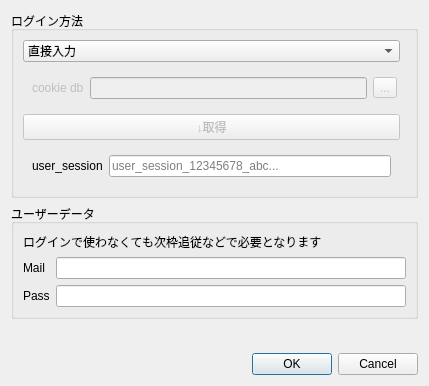
<?xml version="1.0" encoding="UTF-8"?>
<ui version="4.0">
 <class>AccountWindow</class>
 <widget class="QDialog" name="AccountWindow">
  <property name="geometry">
   <rect>
    <x>0</x>
    <y>0</y>
    <width>429</width>
    <height>386</height>
   </rect>
  </property>
  <property name="windowTitle">
   <string>アカウント設定</string>
  </property>
  <layout class="QVBoxLayout" name="verticalLayout">
   <item>
    <widget class="QGroupBox" name="loginWay">
     <property name="title">
      <string>ログイン方法</string>
     </property>
     <layout class="QGridLayout" name="gridLayout_2">
      <item row="3" column="0">
       <widget class="QWidget" name="usersession_groupe" native="true">
        <layout class="QHBoxLayout" name="horizontalLayout">
         <item>
          <widget class="QLabel" name="usersession_label">
           <property name="text">
            <string>user_session</string>
           </property>
           <property name="buddy">
            <cstring>usersession</cstring>
           </property>
          </widget>
         </item>
         <item>
          <widget class="QLineEdit" name="usersession">
           <property name="placeholderText">
            <string>user_session_12345678_abc...</string>
           </property>
          </widget>
         </item>
        </layout>
       </widget>
      </item>
      <item row="1" column="0" colspan="2">
       <widget class="QWidget" name="cookie_group" native="true">
        <property name="enabled">
         <bool>false</bool>
        </property>
        <layout class="QGridLayout" name="gridLayout_4">
         <item row="1" column="1">
          <widget class="QLineEdit" name="cookiesetting_filename"/>
         </item>
         <item row="1" column="0">
          <widget class="QLabel" name="cookiesetting_file_label">
           <property name="text">
            <string>cookie db</string>
           </property>
          </widget>
         </item>
         <item row="1" column="2">
          <widget class="QToolButton" name="cookiesetting_file_open_button">
           <property name="text">
            <string>...</string>
           </property>
          </widget>
         </item>
        </layout>
       </widget>
      </item>
      <item row="0" column="0">
       <widget class="QComboBox" name="login_way_combo">
        <item>
         <property name="text">
          <string>直接入力</string>
         </property>
        </item>
        <item>
         <property name="text">
          <string>firefox</string>
         </property>
        </item>
        <item>
         <property name="text">
          <string>コメビュからログイン</string>
         </property>
        </item>
       </widget>
      </item>
      <item row="2" column="0">
       <widget class="QPushButton" name="get_session">
        <property name="enabled">
         <bool>false</bool>
        </property>
        <property name="text">
         <string>↓取得</string>
        </property>
       </widget>
      </item>
     </layout>
    </widget>
   </item>
   <item>
    <widget class="QGroupBox" name="userdata">
     <property name="title">
      <string>ユーザーデータ</string>
     </property>
     <layout class="QFormLayout" name="formLayout_3">
      <property name="fieldGrowthPolicy">
       <enum>QFormLayout::AllNonFixedFieldsGrow</enum>
      </property>
      <item row="1" column="0">
       <widget class="QLabel" name="label">
        <property name="text">
         <string>Mail</string>
        </property>
        <property name="buddy">
         <cstring>userdata_mail</cstring>
        </property>
       </widget>
      </item>
      <item row="1" column="1">
       <widget class="QLineEdit" name="userdata_mail"/>
      </item>
      <item row="2" column="0">
       <widget class="QLabel" name="label_2">
        <property name="text">
         <string>Pass</string>
        </property>
        <property name="buddy">
         <cstring>userdata_pass</cstring>
        </property>
       </widget>
      </item>
      <item row="2" column="1">
       <widget class="QLineEdit" name="userdata_pass"/>
      </item>
      <item row="0" column="0" colspan="2">
       <widget class="QLabel" name="label_3">
        <property name="text">
         <string>ログインで使わなくても次枠追従などで必要となります</string>
        </property>
       </widget>
      </item>
     </layout>
    </widget>
   </item>
   <item>
    <spacer name="verticalSpacer">
     <property name="orientation">
      <enum>Qt::Vertical</enum>
     </property>
     <property name="sizeHint" stdset="0">
      <size>
       <width>20</width>
       <height>1</height>
      </size>
     </property>
    </spacer>
   </item>
   <item>
    <widget class="QDialogButtonBox" name="buttonBox">
     <property name="orientation">
      <enum>Qt::Horizontal</enum>
     </property>
     <property name="standardButtons">
      <set>QDialogButtonBox::Cancel|QDialogButtonBox::Ok</set>
     </property>
    </widget>
   </item>
  </layout>
 </widget>
 <resources/>
 <connections>
  <connection>
   <sender>buttonBox</sender>
   <signal>accepted()</signal>
   <receiver>AccountWindow</receiver>
   <slot>accept()</slot>
   <hints>
    <hint type="sourcelabel">
     <x>248</x>
     <y>254</y>
    </hint>
    <hint type="destinationlabel">
     <x>157</x>
     <y>274</y>
    </hint>
   </hints>
  </connection>
  <connection>
   <sender>buttonBox</sender>
   <signal>rejected()</signal>
   <receiver>AccountWindow</receiver>
   <slot>reject()</slot>
   <hints>
    <hint type="sourcelabel">
     <x>316</x>
     <y>260</y>
    </hint>
    <hint type="destinationlabel">
     <x>286</x>
     <y>274</y>
    </hint>
   </hints>
  </connection>
 </connections>
</ui>
